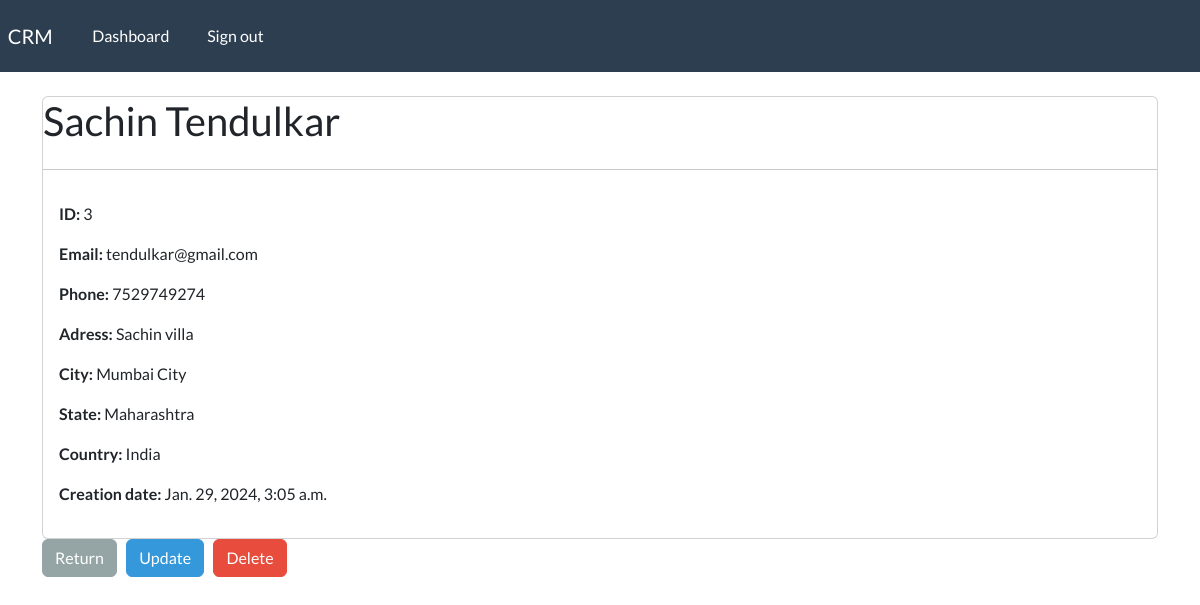
Screenshot of /record/3 (signed in) with the database file from the repository.
### webapp/models.py (models this page shows, shortened)
class Record(models.Model):
    creation_date = models.DateTimeField(auto_now_add=True)
    first_name = models.CharField(max_length=100)
    last_name = models.CharField(max_length=100)
    email = models.CharField(max_length=100)
    phone = models.CharField(max_length=12)
    address = models.CharField(max_length=300)
    city = models.CharField(max_length=100)
    state = models.CharField(max_length=100)
    country = models.CharField(max_length=100)

### webapp/views.py (the view)
# urls.py: path('record/<int:pk>', views.singular_record, name = 'record'),
@login_required(login_url='my-login')
def singular_record(request, pk):
    all_records = Record.objects.get(id=pk)
    context = {'record': all_records}
    return render(request,'webapp/view-record.html', context=context)

### webapp/templates/webapp/view-record.html (shortened to what this page needs)
{% extends "webapp/base.html" %}
{% block content %}
<div>
    <div class="card">
        <h2>{{record.first_name}}
        {{record.last_name}}</h2>
        <hr>
        <div class="card-body">
            <p> <strong> ID: </strong> {{record.id}} </p>
            <p> <strong> Email: </strong> {{record.email}} </p>
            <p> <strong> Phone: </strong> {{record.phone}} </p>
            <p> <strong> Adress: </strong> {{record.address}} </p>
            <p> <strong> City: </strong> {{record.city}} </p>
            <p> <strong> State: </strong> {{record.state}} </p>
            <p> <strong> Country: </strong> {{record.country}} </p>
            <p> <strong> Creation date: </strong> {{record.creation_date}} </p>
        </div>
    </div>
</div>
<a href="{% url 'dashboard' %}" class="btn btn-secondary"> Return </a>
<a href="{% url 'update-record' record.id %}" class="btn btn-info"> Update </a>
<a href="{% url 'delete-record' record.id %}" class="btn btn-danger"> Delete </a>
{% endblock %}

### rows the page displays
Record: first_name "Sachin", last_name "Tendulkar", id "3", email "tendulkar@gmail.com", phone "7529749274", address "Sachin villa", city "Mumbai City", state "Maharashtra", country "India", creation_date "Jan. 29, 2024, 3:05 a.m."
